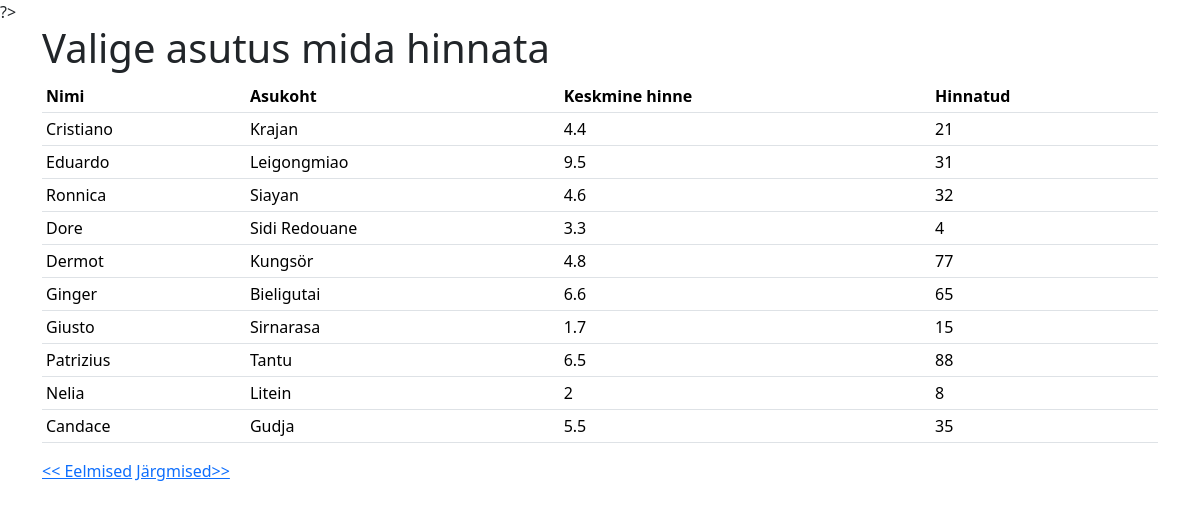
/?next=0, run on the app's committed database.
### tables this page shows
CREATE TABLE `toidukohad` (
  `id` int(6) NOT NULL,
  `nimi` varchar(255) NOT NULL,
  `asukoht` varchar(255) NOT NULL,
  `keskmine_hinne` double NOT NULL,
  `hinnatud` int(6) NOT NULL
);

### index.php (the view, shortened to what this page needs)
<?php include ('config.php'); ?>
<!doctype html>
<html lang="en">
    <head>
        <link
            href="https://cdn.jsdelivr.net/npm/bootstrap@5.3.2/dist/css/bootstrap.min.css"
            rel="stylesheet"
        />
    </head>
    <body>
    <?php
        if (!empty($_GET["s"])) {
            $s = $_GET["s"];
            $paring = 'SELECT * FROM toidukohad WHERE nimi LIKE "%'.$s.'%" ';
        } else {
            if (isset($_GET['next'])) {
                $algus = $_GET['next'];
            }
            else if (isset($_GET['prev'])) {
                $algus = $_GET['prev']-10;
            } else {
                $algus = -10;
            }
                $algus += 10;
                $lopp = $algus - 10;
            $paring = "SELECT * FROM toidukohad LIMIT $algus,10";
        }
            $valjund = mysqli_query($yhendus, $paring);
    ?>
    ?>
    <div class="container">
            <h1>Valige asutus mida hinnata</h1>
    <table class="table table-sm">
    <tr>
         <th>Nimi</th>
        <th>Asukoht</th>
        <th>Keskmine hinne</th>
        <th>Hinnatud</th>
    </tr>
    <?php
while($rida = mysqli_fetch_assoc($valjund)){
     ?>
    <tr>
       <td><?php echo $rida ['nimi']; ?></td>
       <td><?php echo $rida ['asukoht']; ?></td>
       <td><?php echo $rida ['keskmine_hinne']; ?></td>
       <td><?php echo $rida ['hinnatud']; ?></td>
    </tr>
    <?php
    }
    ?>
    </table>
    <a href="?prev=<?php echo $lopp?>">&lt;&lt; Eelmised</a>
    <a href="?next=<?php echo $algus;?>"> Järgmised&gt;&gt;</a>
    </div>
    </body>
</html>

### data on the page
toidukohad: nimi "Cristiano", asukoht "Krajan", keskmine_hinne "4.4", hinnatud "21"
toidukohad: nimi "Eduardo", asukoht "Leigongmiao", keskmine_hinne "9.5", hinnatud "31"
toidukohad: nimi "Ronnica", asukoht "Siayan", keskmine_hinne "4.6", hinnatud "32"
toidukohad: nimi "Dore", asukoht "Sidi Redouane", keskmine_hinne "3.3", hinnatud "4"
toidukohad: nimi "Dermot", asukoht "Kungsör", keskmine_hinne "4.8", hinnatud "77"
toidukohad: nimi "Ginger", asukoht "Bieligutai", keskmine_hinne "6.6", hinnatud "65"
toidukohad: nimi "Giusto", asukoht "Sirnarasa", keskmine_hinne "1.7", hinnatud "15"
toidukohad: nimi "Patrizius", asukoht "Tantu", keskmine_hinne "6.5", hinnatud "88"
toidukohad: nimi "Nelia", asukoht "Litein", keskmine_hinne "2", hinnatud "8"
toidukohad: nimi "Candace", asukoht "Gudja", keskmine_hinne "5.5", hinnatud "35"
